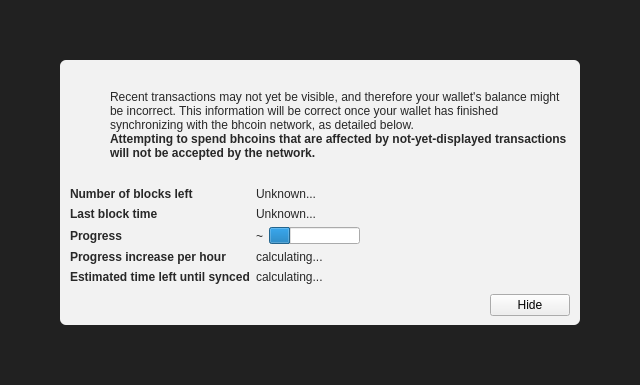
<?xml version="1.0" encoding="UTF-8"?>
<ui version="4.0">
 <class>ModalOverlay</class>
 <widget class="ModalOverlay" name="ModalOverlay">
  <property name="geometry">
   <rect>
    <x>0</x>
    <y>0</y>
    <width>640</width>
    <height>385</height>
   </rect>
  </property>
  <property name="windowTitle">
   <string>Form</string>
  </property>
  <layout class="QVBoxLayout" name="verticalLayout" stretch="0">
   <property name="sizeConstraint">
    <enum>QLayout::SetDefaultConstraint</enum>
   </property>
   <property name="leftMargin">
    <number>0</number>
   </property>
   <property name="topMargin">
    <number>0</number>
   </property>
   <property name="rightMargin">
    <number>0</number>
   </property>
   <property name="bottomMargin">
    <number>0</number>
   </property>
   <item>
    <widget class="QWidget" name="bgWidget" native="true">
     <property name="styleSheet">
      <string notr="true">#bgWidget { background: rgba(0,0,0,220); }</string>
     </property>
     <layout class="QVBoxLayout" name="verticalLayoutMain" stretch="1">
      <property name="leftMargin">
       <number>60</number>
      </property>
      <property name="topMargin">
       <number>60</number>
      </property>
      <property name="rightMargin">
       <number>60</number>
      </property>
      <property name="bottomMargin">
       <number>60</number>
      </property>
      <item>
       <widget class="QWidget" name="contentWidget" native="true">
        <property name="styleSheet">
         <string notr="true">#contentWidget { background: rgba(255,255,255,240); border-radius: 6px; }

QLabel { color: rgb(40,40,40);  }</string>
        </property>
        <layout class="QVBoxLayout" name="verticalLayoutSub" stretch="1,0,0,0">
         <property name="spacing">
          <number>0</number>
         </property>
         <property name="leftMargin">
          <number>10</number>
         </property>
         <property name="topMargin">
          <number>10</number>
         </property>
         <property name="rightMargin">
          <number>10</number>
         </property>
         <property name="bottomMargin">
          <number>10</number>
         </property>
         <item>
          <layout class="QHBoxLayout" name="horizontalLayoutIconText" stretch="0,1">
           <property name="topMargin">
            <number>20</number>
           </property>
           <item>
            <layout class="QVBoxLayout" name="verticalLayoutIcon">
             <property name="leftMargin">
              <number>0</number>
             </property>
             <item>
              <widget class="QPushButton" name="warningIcon">
               <property name="enabled">
                <bool>false</bool>
               </property>
               <property name="text">
                <string/>
               </property>
               <property name="icon">
                <iconset>
                 <normaloff>:/icons/warning</normaloff>
                 <disabledoff>:/icons/warning</disabledoff>:/icons/warning</iconset>
               </property>
               <property name="iconSize">
                <size>
                 <width>48</width>
                 <height>48</height>
                </size>
               </property>
               <property name="flat">
                <bool>true</bool>
               </property>
              </widget>
             </item>
             <item>
              <spacer name="verticalSpacerWarningIcon">
               <property name="orientation">
                <enum>Qt::Vertical</enum>
               </property>
               <property name="sizeHint" stdset="0">
                <size>
                 <width>20</width>
                 <height>40</height>
                </size>
               </property>
              </spacer>
             </item>
            </layout>
           </item>
           <item>
            <layout class="QVBoxLayout" name="verticalLayoutInfoText">
             <property name="leftMargin">
              <number>0</number>
             </property>
             <property name="topMargin">
              <number>0</number>
             </property>
             <item>
              <widget class="QLabel" name="infoText">
               <property name="text">
                <string>Recent transactions may not yet be visible, and therefore your wallet's balance might be incorrect. This information will be correct once your wallet has finished synchronizing with the bhcoin network, as detailed below.</string>
               </property>
               <property name="textFormat">
                <enum>Qt::RichText</enum>
               </property>
               <property name="wordWrap">
                <bool>true</bool>
               </property>
              </widget>
             </item>
             <item>
              <widget class="QLabel" name="infoTextStrong">
               <property name="font">
                <font>
                 <weight>75</weight>
                 <bold>true</bold>
                </font>
               </property>
               <property name="text">
                <string>Attempting to spend bhcoins that are affected by not-yet-displayed transactions will not be accepted by the network.</string>
               </property>
               <property name="textFormat">
                <enum>Qt::RichText</enum>
               </property>
               <property name="wordWrap">
                <bool>true</bool>
               </property>
              </widget>
             </item>
             <item>
              <spacer name="verticalSpacerInTextSpace">
               <property name="orientation">
                <enum>Qt::Vertical</enum>
               </property>
               <property name="sizeHint" stdset="0">
                <size>
                 <width>20</width>
                 <height>40</height>
                </size>
               </property>
              </spacer>
             </item>
            </layout>
           </item>
          </layout>
         </item>
         <item>
          <spacer name="verticalSpacerAfterText">
           <property name="orientation">
            <enum>Qt::Vertical</enum>
           </property>
           <property name="sizeHint" stdset="0">
            <size>
             <width>20</width>
             <height>40</height>
            </size>
           </property>
          </spacer>
         </item>
         <item>
          <layout class="QFormLayout" name="formLayout">
           <property name="fieldGrowthPolicy">
            <enum>QFormLayout::FieldsStayAtSizeHint</enum>
           </property>
           <property name="horizontalSpacing">
            <number>6</number>
           </property>
           <property name="verticalSpacing">
            <number>6</number>
           </property>
           <property name="topMargin">
            <number>10</number>
           </property>
           <item row="0" column="0">
            <widget class="QLabel" name="labelNumberOfBlocksLeft">
             <property name="font">
              <font>
               <weight>75</weight>
               <bold>true</bold>
              </font>
             </property>
             <property name="text">
              <string>Number of blocks left</string>
             </property>
            </widget>
           </item>
           <item row="0" column="1">
            <widget class="QLabel" name="numberOfBlocksLeft">
             <property name="text">
              <string>Unknown...</string>
             </property>
            </widget>
           </item>
           <item row="1" column="0">
            <widget class="QLabel" name="labelLastBlockTime">
             <property name="font">
              <font>
               <weight>75</weight>
               <bold>true</bold>
              </font>
             </property>
             <property name="text">
              <string>Last block time</string>
             </property>
            </widget>
           </item>
           <item row="1" column="1">
            <widget class="QLabel" name="newestBlockDate">
             <property name="sizePolicy">
              <sizepolicy hsizetype="Maximum" vsizetype="Preferred">
               <horstretch>0</horstretch>
               <verstretch>0</verstretch>
              </sizepolicy>
             </property>
             <property name="text">
              <string>Unknown...</string>
             </property>
            </widget>
           </item>
           <item row="2" column="0">
            <widget class="QLabel" name="labelSyncDone">
             <property name="font">
              <font>
               <weight>75</weight>
               <bold>true</bold>
              </font>
             </property>
             <property name="text">
              <string>Progress</string>
             </property>
            </widget>
           </item>
           <item row="2" column="1">
            <layout class="QHBoxLayout" name="horizontalLayoutSync" stretch="0,1">
             <item>
              <widget class="QLabel" name="percentageProgress">
               <property name="text">
                <string notr="true">~</string>
               </property>
              </widget>
             </item>
             <item>
              <widget class="QProgressBar" name="progressBar">
               <property name="value">
                <number>24</number>
               </property>
               <property name="format">
                <string/>
               </property>
              </widget>
             </item>
            </layout>
           </item>
           <item row="4" column="0">
            <widget class="QLabel" name="labelProgressIncrease">
             <property name="font">
              <font>
               <weight>75</weight>
               <bold>true</bold>
              </font>
             </property>
             <property name="text">
              <string>Progress increase per hour</string>
             </property>
            </widget>
           </item>
           <item row="4" column="1">
            <widget class="QLabel" name="progressIncreasePerH">
             <property name="text">
              <string>calculating...</string>
             </property>
            </widget>
           </item>
           <item row="5" column="0">
            <widget class="QLabel" name="labelEstimatedTimeLeft">
             <property name="font">
              <font>
               <weight>75</weight>
               <bold>true</bold>
              </font>
             </property>
             <property name="text">
              <string>Estimated time left until synced</string>
             </property>
            </widget>
           </item>
           <item row="5" column="1">
            <widget class="QLabel" name="expectedTimeLeft">
             <property name="text">
              <string>calculating...</string>
             </property>
            </widget>
           </item>
          </layout>
         </item>
         <item>
          <layout class="QHBoxLayout" name="horizontalLayoutButtons">
           <property name="leftMargin">
            <number>10</number>
           </property>
           <property name="topMargin">
            <number>10</number>
           </property>
           <item>
            <spacer name="horizontalSpacer">
             <property name="orientation">
              <enum>Qt::Horizontal</enum>
             </property>
             <property name="sizeHint" stdset="0">
              <size>
               <width>40</width>
               <height>20</height>
              </size>
             </property>
            </spacer>
           </item>
           <item>
            <widget class="QPushButton" name="closeButton">
             <property name="text">
              <string>Hide</string>
             </property>
            </widget>
           </item>
          </layout>
         </item>
        </layout>
       </widget>
      </item>
     </layout>
    </widget>
   </item>
  </layout>
 </widget>
 <customwidgets>
  <customwidget>
   <class>ModalOverlay</class>
   <extends>QWidget</extends>
   <header>modaloverlay.h</header>
   <container>1</container>
  </customwidget>
 </customwidgets>
 <resources/>
 <connections/>
</ui>
